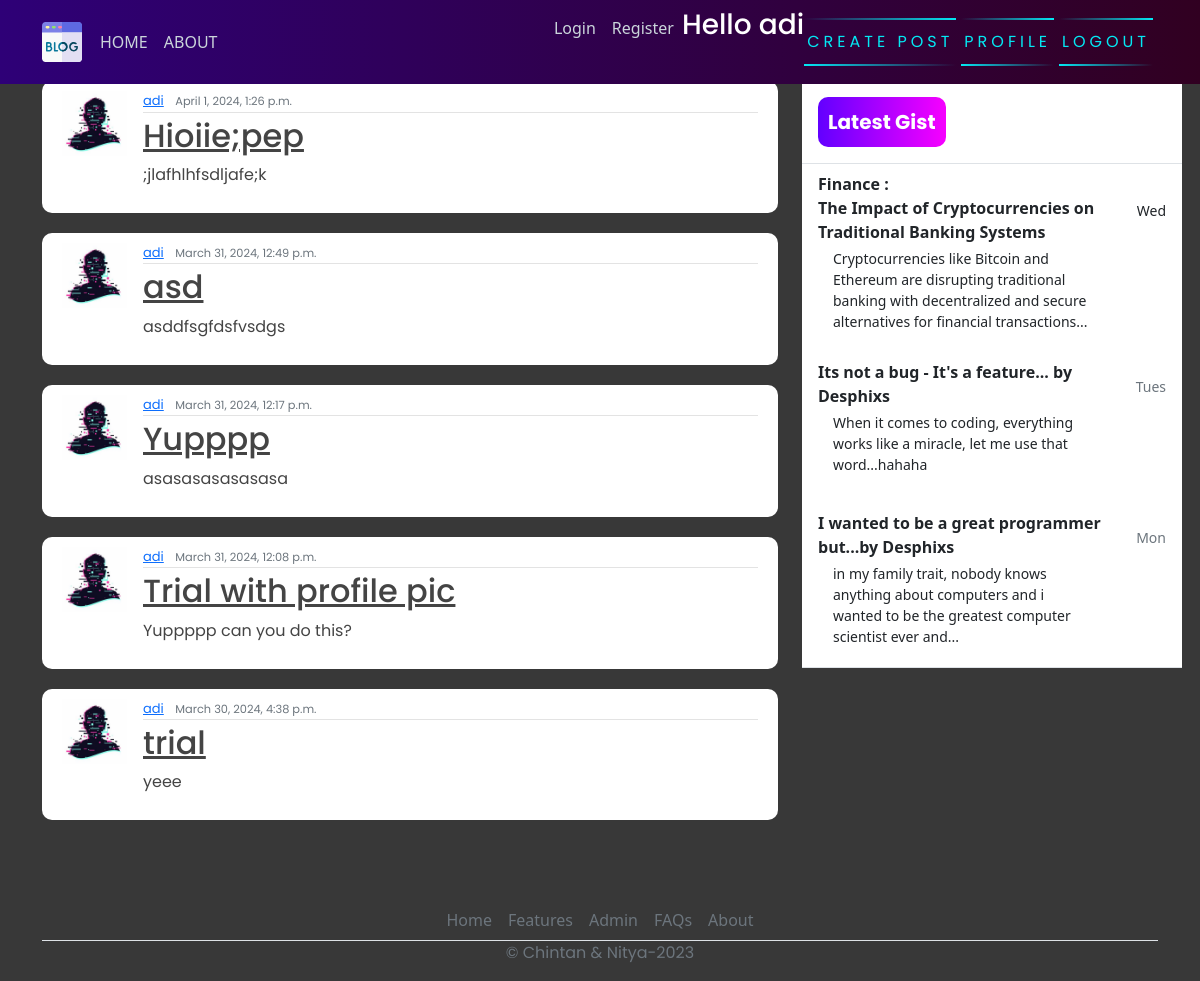
The page / (signed in) on the database its author committed.
### blog/models.py (models this page shows, shortened)
class Post(models.Model):
    title=models.CharField(max_length=200)
    content=models.TextField()
    date_posted=models.DateTimeField(default=timezone.now)
    author= models.ForeignKey(User, on_delete=models.CASCADE)

### users/models.py (models this page shows, shortened)
class Profile(models.Model):
    user = models.OneToOneField(User, on_delete=models.CASCADE)
    image = models.ImageField(default='default.jpg', upload_to='profile_pics')

### blog/views.py (the view)
# urls.py: path('', PostListView.as_view(), name="blog-home"),
class PostListView(LoginRequiredMixin, ListView):
    model = Post
    template_name = 'blog/home.html'
    context_object_name = 'posts'
    ordering = ["-date_posted"]

### blog/templates/blog/home.html
{% extends 'blog/base.html' %}
{% block content %}
    {% for posts in posts %}
        <article class="media content-section">
            <img class="rounded-cirlce article-img" src="{{ posts.author.profile.image.url }}" alt="">
            <div class="media-body">
              <div class="article-metadata">
                <a class="mr-2" href="#">{{ posts.author }}</a>
                <small class="text-muted">{{ posts.date_posted }}</small>
              </div>
              <h2><a class="article-title" href="{% url 'blog-detail' posts.id %}">{{ posts.title }}</a></h2>
              <p class="article-content">{{ posts.content }}</p>
            </div>
            <br>
          </article>
    {% endfor  %}
{% endblock content %}

### blog/templates/blog/base.html (shortened to what this page needs)
{% load static %}
<!DOCTYPE html>
<html>
<head>
    <link rel="stylesheet" href="https://maxcdn.bootstrapcdn.com/bootstrap/4.0.0/css/bootstrap.min.css">
    <link href="https://cdn.jsdelivr.net/npm/bootstrap@5.0.2/dist/css/bootstrap.min.css" rel="stylesheet">
    <link rel="stylesheet" href="{% static 'blog/main.css' %}">
</head>
<body>
    <header class="site-header">
      <nav class="navbar navbar-expand-md navbar-dark bg-steel fixed-top">
        <div class="container">
          <div class="collapse navbar-collapse" id="navbarToggle">
            <div class="navbar-nav mr-auto">
                {% if user.is_authenticated %}
              <a class="nav-item nav-link" href="{% url 'blog-home' %}">HOME</a>
              <a class="nav-item nav-link" href="{% url 'blog-about' %}">ABOUT</a>
            </div>
            <div class="navbar-nav">
              <a class="nav-item nav-link" href="{% url 'login' %}">Login</a>
              <a class="nav-item nav-link" href="{% url 'register' %}">Register</a>
               <h3 style="color: white;">Hello {{request.user}}</h3>
                <a href="{% url 'blog-new' %}" id="auth-links">
                <span></span>
                <span></span>
                Create Post
            </a>
                <a href="{% url 'profile' %}" id="auth-links">
                <span></span>
                <span></span>
                Profile
            </a>
                <a href="{% url 'logout' %}" id="auth-links">
                <span></span>
                <span></span>
                Logout
            </a>
                {% endif %}
            </div>
          </div>
        </div>
      </nav>
    </header>
    <main role="main" class="container">
      <div class="row">
          <div class="col-md-8">
          </div>
        <div class="col-md-8">
           {% block content %}{% endblock %}
        </div>
        <div class="col-md-4">
          <div class="content-sectionw">
            <div class="d-flex flex-column align-items-stretch flex-shrink-0 bg-white" style="width: 380px;" style="padding-top: 120px;">
                <a id="list-group" style="text-decoration: none;" href="" class="d-flex align-items-center flex-shrink-0 p-3 link-dark text-decoration-none border-bottom">
                  <span class="fs-5 fw-semibold" id="gist-btn">Latest Gist</span>
                </a>
                <div class="list-group list-group-flush border-bottom scrollarea">
                  <a href="#" class="list-group-item list-group-item-action  lh-tight" aria-current="true">
                    <div class="d-flex w-100 align-items-center justify-content-between">
                      <strong class="mb-1">Finance : <br>
                        The Impact of Cryptocurrencies on Traditional Banking Systems
                    </strong>
                      <small>Wed</small>
                    </div>
                    <div class="col-10 mb-1 small">Cryptocurrencies like Bitcoin and Ethereum are disrupting traditional banking with
                      decentralized and secure alternatives for financial transactions...
                    </div>
                  </a>
                  <a href="#" class="list-group-item list-group-item-action py-3 lh-tight">
                    <div class="d-flex w-100 align-items-center justify-content-between">
                      <strong class="mb-1">Its not a bug - It's a feature... by Desphixs</strong>
                      <small class="text-muted">Tues</small>
                    </div>
                    <div class="col-10 mb-1 small">When it comes to coding, everything works like a miracle, let me use that word...hahaha</div>
                  </a>
                  <a href="#" class="list-group-item list-group-item-action py-3 lh-tight">
                    <div class="d-flex w-100 align-items-center justify-content-between">
                      <strong class="mb-1">I wanted to be a great programmer but...by Desphixs</strong>
                      <small class="text-muted">Mon</small>
                    </div>
                    <div class="col-10 mb-1 small">in my family trait, nobody knows anything about computers and i wanted to be the greatest computer scientist ever and...</div>
                  </a>
                </div>
              </div>
          </div>
        </div>
      </div>
        <footer class="" >
          <ul class="nav justify-content-center border-bottom"  style="margin-top: 60px;">
            <li class="nav-item"><a href="#" class="nav-link px-2 text-muted">Home</a></li>
            <li class="nav-item"><a href="#" class="nav-link px-2 text-muted">Features</a></li>
            <li class="nav-item"><a href="admin/" class="nav-link px-2 text-muted">Admin</a></li>
            <li class="nav-item"><a href="#" class="nav-link px-2 text-muted">FAQs</a></li>
            <li class="nav-item"><a href="#" class="nav-link px-2 text-muted">About</a></li>
          </ul>
          <p class="text-center text-muted">&copy; Chintan & Nitya-2023</p>
        </footer>
    </main>
</body>
</html>

### blog/static/blog/main.css (style rules this page uses)
body { background-color: rgb(56, 56, 56); margin-top: 5rem; background-size: contain; background-repeat: no-repeat; }
h1, h2, h3, h4, h5, h6, p { color: #444444; font-family: 'Poppins', sans-serif; }
ul { margin: 0; }
.bg-steel { background: linear-gradient(270deg, rgb(49, 0, 33) 0%, rgb(46, 0, 119) 100%); }
.site-header .navbar-nav .nav-link { color: #cbd5db; }
.content-section { background: #ffffff; padding: 10px 20px; border-radius: 10px; margin-bottom: 20px; }
.article-title { color: #444444; }
.article-content { white-space: pre-line; }
.article-img { height: 65px; width: 65px; margin-right: 16px; }
.article-metadata { font-family: 'Poppins', sans-serif; padding-bottom: 1px; margin-bottom: 4px; font-size: 13px; border-bottom: 1px solid #e3e3e3 }
svg { width: 50px; height: 50px; }
#auth-links { font-family: 'Poppins', sans-serif; position: relative; display: inline-block; padding: 12px 3px; margin: 10px 0; color: #03e9f4; text-decoration: none; text-transform: uppercase; transition: 0.5s; letter-spacing: 4px; overflow: hidden; margin-right: 5px; }
#auth-links span { position: absolute; display: block; }
#auth-links span:nth-child(1) { top: 0; left: 0; width: 100%; height: 2px; background: linear-gradient(90deg,transparent,#03e9f4); animation: animate1 1s linear infinite; }
#auth-links span:nth-child(3) { bottom: 0; right: 0; width: 100%; height: 2px; background: linear-gradient(270deg,transparent,#03e9f4); animation: animate3 1s linear infinite; animation-delay: 0.50s; }
#gist-btn { color: black; background: linear-gradient(270deg, rgb(247, 0, 255) 0%, rgb(98, 0, 255) 100%); padding: 10px; color: white; font-family: 'Poppins', sans-serif; font-weight: bold; border-radius: 10px; }

### rows shown on the page
Post: author.profile.image (placeholder picture), author "adi", date_posted "April 1, 2024, 1:26 p.m.", title "Hioiie;pep", content ";jlafhlhfsdljafe;k"
Post: author.profile.image (placeholder picture), author "adi", date_posted "March 31, 2024, 12:49 p.m.", title "asd", content "asddfsgfdsfvsdgs"
Post: author.profile.image (placeholder picture), author "adi", date_posted "March 31, 2024, 12:17 p.m.", title "Yupppp", content "asasasasasasasa"
Post: author.profile.image (placeholder picture), author "adi", date_posted "March 31, 2024, 12:08 p.m.", title "Trial with profile pic", content "Yuppppp can you do this?"
Post: author.profile.image (placeholder picture), author "adi", date_posted "March 30, 2024, 4:38 p.m.", title "trial", content "yeee"

### other values the page prints
{{ request.user }} "adi"
